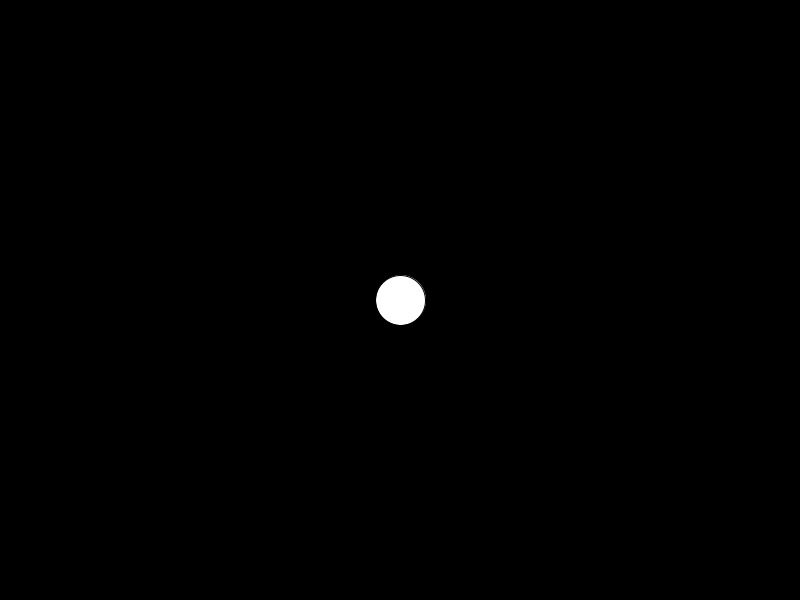
Frame 1 (no input)
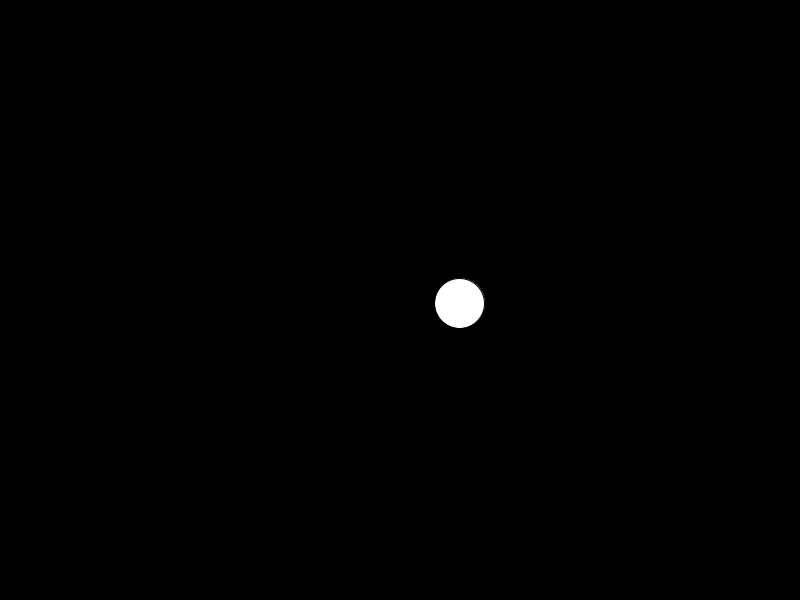
Frame 60 (the mouse pressed at the canvas centre just before this capture)
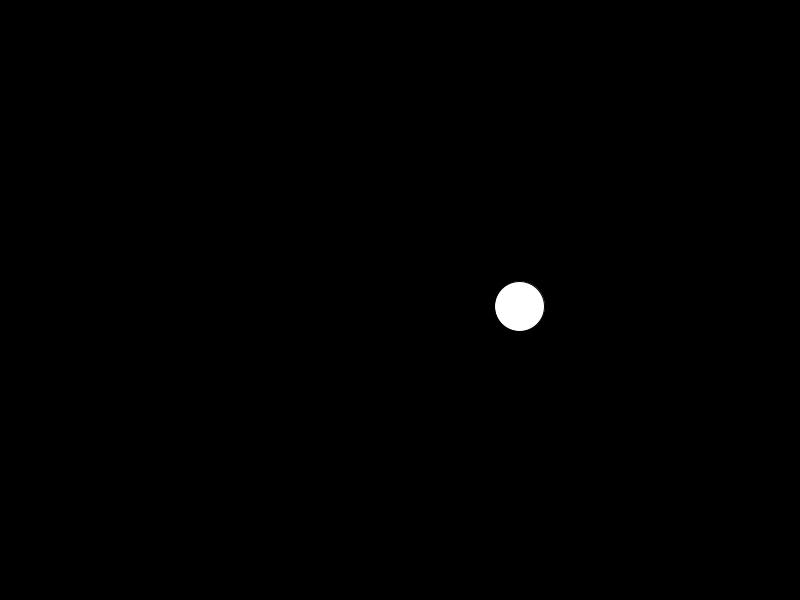
Frame 120 (the mouse held since frame 60 and released just before this capture)

The Processing sketch that drew these frames (run headless with seeded random() and noise(); from frame 60 on, the mouse is pressed at the canvas centre):

// Processing sketch: Bouncing_Ball_as_OOP
// ── Bouncing_Ball_as_OOP.pde

Ball b;    //declare a new object of the Ball class


void setup() {
  size(800, 600);
  b = new Ball();    //initialize our new ball called b
}

void draw() {
  background(0);
  b.move();
  b.bounce();
  b.display();
}

////////////////////////////////////////////////////
// Below this is the definition of the Ball class //
////////////////////////////////////////////////////
class Ball {
  //these are the properties of our Ball class
  float sz;
  PVector loc, vel;

  Ball() {
    sz = 50;
    loc = new PVector(width/2, height/2);
    vel = PVector.random2D();
  }

  void display() {
    ellipse(loc.x, loc.y, sz, sz);
  }

  void move() {
    loc.add(vel);
  }

  void bounce() {
    if (loc.x + sz/2 > width || loc.x - sz/2 < 0) {
      vel.x *= -1;
    }
    if (loc.y + sz/2 > height || loc.y - sz/2 < 0) {
      vel.y *= -1;
    }
  }
}
